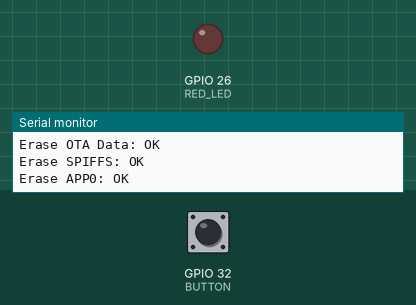
This program was run on a simulated ESP32. Parts: output pins drawn as LEDs (lit = HIGH), the last lines printed to the serial monitor. The inputs (shaded band) are chosen by the test bench; at power-on: GPIO 32 (BUTTON) HIGH.

Above: at 1.2 s.
1.3 s: GPIO 32 (BUTTON) pulled LOW for 3.2 s
At 4.9 s:
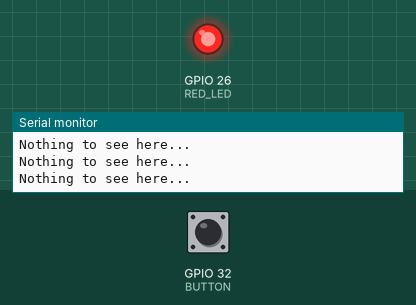
6.0 s: GPIO 32 (BUTTON) pulled LOW for 0.15 s
At 7.4 s:
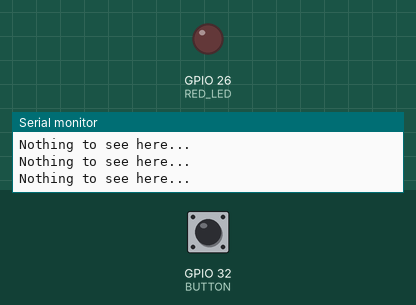
Timing chart, 0 to 9.0 s (numbered marks = the images above; inputs shaded):
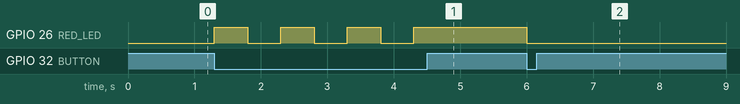

The program:

main.cpp
```cpp
/*
  https://www.technopolis.tv/PlatformIO-Self-destructing-Arduino-ESP32-Firmware/
*/

#include <Arduino.h>

#define NAME "Self Destruct Payload"
#define VERSION "v1.0.0"
#define BUILD NAME " " VERSION
#define RED_LED 26
#define BUTTON 32

void setup() {
  pinMode(RED_LED, OUTPUT);
  pinMode(BUTTON, INPUT_PULLUP);

  // turn on the red LED to indicate second stage
  digitalWrite(RED_LED, HIGH);

  Serial.begin(115200);
  Serial.println(BUILD);

  // erase everything except the own partition (APP1)
  Serial.print("Erase NVS: ");
  if(esp_flash_erase_region(NULL, 0x9000, 0x9000) == ESP_OK) {
    Serial.println("OK");
  } else {
    Serial.println("ERR");
  }

  Serial.print("Erase OTA Data: ");
  if(esp_flash_erase_region(NULL, 0xe000, 0x2000) == ESP_OK) {
    Serial.println("OK");
  } else {
    Serial.println("ERR");
  }

  Serial.print("Erase SPIFFS: ");
  if(esp_flash_erase_region(NULL, 0x290000, 0x160000) == ESP_OK) {
    Serial.println("OK");
  } else {
    Serial.println("ERR");
  }

  Serial.print("Erase APP0: ");
  if(esp_flash_erase_region(NULL, 0x10000, 0x140000) == ESP_OK) {
    Serial.println("OK");
  } else {
    Serial.println("ERR");
  }

  // uncommenting this part would crash the ESP
  // Serial.print("Erase APP1: ");
  // if(esp_flash_erase_region(NULL, 0x150000, 0x140000) == ESP_OK) {
  //   Serial.println("OK");
  // } else {
  //   Serial.println("ERR");
  // }

  // turn off red LED to indicate that erasing process is finished
  digitalWrite(RED_LED, LOW);
}

void loop() {
  if (digitalRead(BUTTON) == LOW) {
    digitalWrite(RED_LED, !digitalRead(RED_LED));

    Serial.println("Nothing to see here...");

    delay(500);
  }
}
```

Measured:
- after the input at 1.3 s, GPIO 26 (RED_LED): alternates HIGH for 0.50 s and LOW for 0.50 s, 7 changes in all, then stays HIGH, starting at once
- after the input at 6.0 s, GPIO 26 (RED_LED): HIGH → LOW at once
